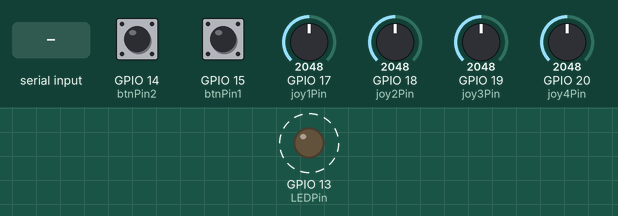
Simulated run of this sketch. Board: ESP32. Shown: output pins drawn as LEDs (lit = HIGH). Dashed ring = blinking. The test bench sets the inputs (shaded band); at power-on: GPIO 14 (btnPin2) LOW, GPIO 15 (btnPin1) LOW, GPIO 17 (joy1Pin) = 2048, GPIO 18 (joy2Pin) = 2048, GPIO 19 (joy3Pin) = 2048, GPIO 20 (joy4Pin) = 2048. What the sketch prints to the serial monitor is not drawn.

Above: at 0.9 s.
1.3 s: "probe_device\n" received over Serial
4.3 s: "idle\n" received over Serial
7.3 s: "report_status\n" received over Serial
Timing chart, 0 to 16.3 s (numbered marks = the images above; inputs shaded):
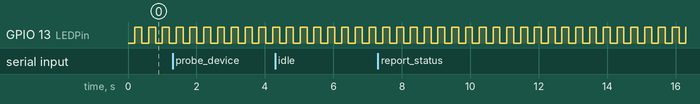

Measured:
- by itself, GPIO 13 (LEDPin): alternates HIGH for 0.20 s and LOW for 0.20 s

The sketch:

slave.ino
```cpp
// This is on the device that has the joysticks.
//   it has a simple job - transmit the data
//   from the joysticks.

#define SERIAL_SPEED   115200
#define S_IDLE          1
#define S_POLLED        2
#define S_REPORT_STATUS 3

#define HARDWARE Serial1

#define MEM_LEN 12
uint8_t dataBuf[MEM_LEN];

uint8_t LEDPin = 13;

uint8_t btnPin1 = 15;
uint8_t btnPin2 = 14;

uint8_t joy1Pin  = 17;
uint8_t joy2Pin  = 18;
uint8_t joy3Pin  = 19;
uint8_t joy4Pin  = 20;

uint8_t btn_state1 = 0;
uint8_t btn_state2 = 0;

uint16_t joy1PinVal; uint16_t joy2PinVal;
uint16_t joy3PinVal; uint16_t joy4PinVal;

boolean blinkOn = false;
uint32_t blinkDelta = 0;
uint32_t blinkInterval = 200;
uint32_t blinkNow;

String inputString = "";

uint8_t state = S_IDLE;

void setup() {

  inputString.reserve(200);

  Serial.begin(SERIAL_SPEED);
  HARDWARE.begin(SERIAL_SPEED);

  pinMode(btnPin1, INPUT);
  pinMode(btnPin2, INPUT);
  pinMode(LEDPin, OUTPUT);

}

void loop() {
  switch (state) {
  case S_IDLE:
    blinkNow = millis();
    if ((blinkNow - blinkDelta) > blinkInterval) {
      blinkOn = !blinkOn;
      digitalWrite(LEDPin, blinkOn);
      blinkDelta = blinkNow;
    }

    // build buffer that gets sent when polled.
    // first, collect if buttons were pressed between polling.
    // does not send the state of the buttons at time of polling.
    btn_state1 = digitalRead(btnPin1);
    btn_state2 = digitalRead(btnPin2);
    dataBuf[0] = '$';
    if (btn_state1 == 1) {dataBuf[1] = 1;}
    if (btn_state2 == 1) {dataBuf[2] = 1;}

    // then get state of the joysticks
    joy1PinVal= map(analogRead(joy1Pin),0,1024,1024,0);
    joy2PinVal= map(analogRead(joy2Pin),0,1024,1024,0);
    joy3PinVal= map(analogRead(joy3Pin),0,1024,1024,0);
    joy4PinVal= map(analogRead(joy4Pin),0,1024,1024,0);
    dataBuf[3] = highByte(joy1PinVal);  dataBuf[4] = lowByte(joy1PinVal);
    dataBuf[5] = highByte(joy2PinVal);  dataBuf[6] = lowByte(joy2PinVal);
    dataBuf[7] = highByte(joy3PinVal);  dataBuf[8] = lowByte(joy3PinVal);
    dataBuf[9] = highByte(joy4PinVal); dataBuf[10] = lowByte(joy4PinVal);
    dataBuf[11] = '\n';

    break;
  case S_POLLED:
    // do your job - send data to master
    HARDWARE.write(dataBuf, MEM_LEN);
    // Serial.write(dataBuf, MEM_LEN);

    dataBuf[1] = LOW; // reset these after polling
    dataBuf[2] = LOW;
    state = S_IDLE;

    break;
  case S_REPORT_STATUS:
    // talk to the USB serial
    Serial.printf("buttons %d %d\n", dataBuf[1], dataBuf[2]);
    Serial.printf("joy %d %d %d %d\n",
		  joy1PinVal, joy2PinVal, joy3PinVal, joy4PinVal);
    state = S_IDLE;

    break;
  default:
    Serial.println ("Unknown state") ;
    break;
  }

}

void serialEvent1() {
  uint8_t count = 0;
  while (HARDWARE.available()) {
    char inChar = (char)HARDWARE.read();
    inputString += inChar;
    // user sent command: "Q\n"
    if (inChar == '\n' && count == 1 && inputString[0] == 'Q') {
      state = S_POLLED;
    }
    count++;
  }
  inputString = "";
}

void serialEvent() {
  while (Serial.available()) {
    char inChar = (char)Serial.read();
    inputString += inChar;
    if (inChar == '\n') {
      handle_cmd();
    }
  }
}

void handle_cmd() {
  inputString.trim(); // removes beginning and ending white spaces
  int idx = inputString.indexOf(' ');
  String cmd = inputString.substring(0, idx);
  String value = inputString.substring(idx + 1);

  if ((cmd.length() > 0)) {
    if (cmd.equals("probe_device")) {
      Serial.println("joy stick");
    }
    if (cmd.equals("idle")) {
      Serial.println(cmd);
      state = S_IDLE;
    }
    if (cmd.equals("report_status")) {
      Serial.println(cmd);
      state = S_REPORT_STATUS;
    }
    if (cmd.equals("poll")) {
      Serial.println(cmd);
      state = S_POLLED;
    }
    inputString = "";
  }
}
```
